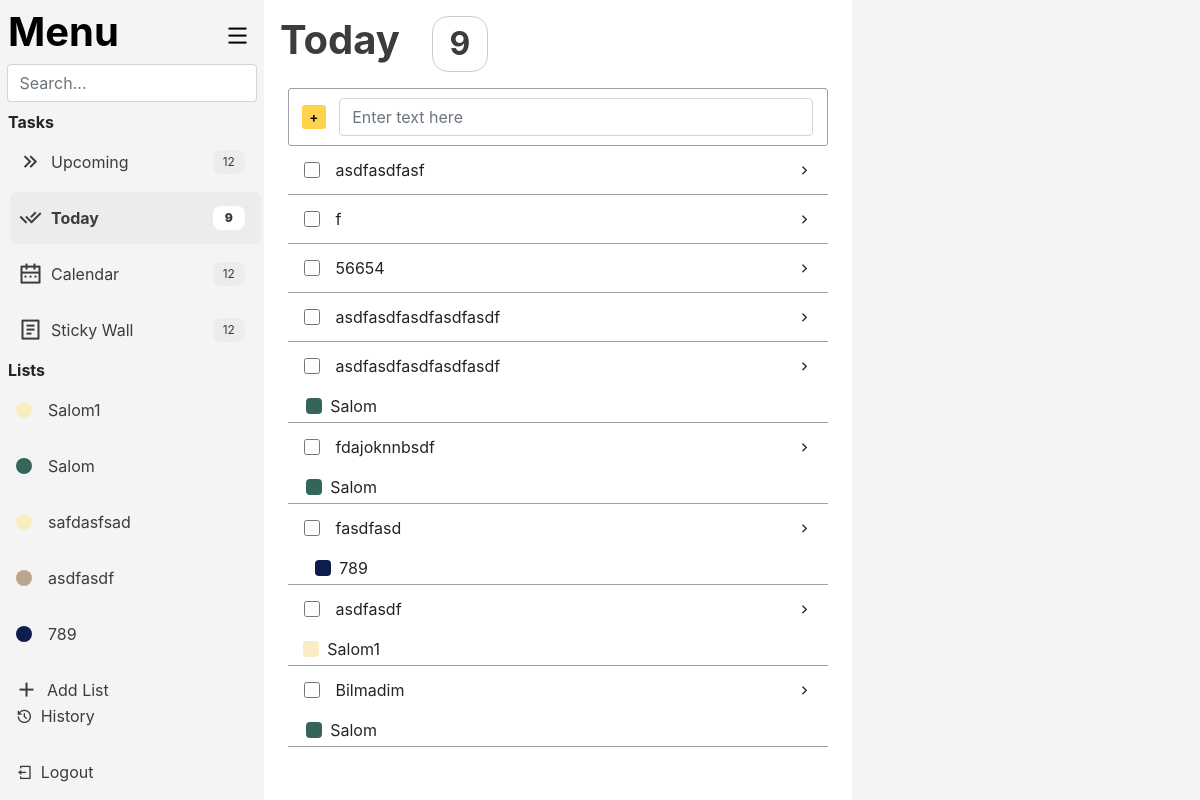
Page /noter/ (signed in) on the committed database.
### noter/models.py (models this page shows, shortened)
class List(models.Model):
    name = models.CharField(max_length=15)
    color = models.CharField(max_length=15, default='default')
    user = models.ForeignKey(CustomUser, on_delete=models.CASCADE, related_name='lists', default=1)

class Note(models.Model):
    title = models.CharField(max_length=100, null=False, blank=False)
    description = models.TextField(blank=True, default=None, null=True)
    status = models.BooleanField(default=False)
    created_at = models.CharField(max_length=20)
    start_at = models.DateField(null=True, blank=True)
    end_at = models.DateField(null=True, blank=True)
    deadline = models.DateField(null=True, blank=True)
    list = models.ForeignKey(List, on_delete=models.CASCADE, related_name='notes', null=True, blank=True)
    user = models.ForeignKey(CustomUser, on_delete=models.CASCADE, default=1)

### noter/views.py (the view)
# urls.py: path('', views.Home, name='home'),
@login_required
def Home(request):
    ulists = List.objects.filter(user = request.user)
    lists = []
    list_id = 0
    for list in ulists:
        if list.name != "Today":
            lists.append(list)
        if list.name == "Today":
            list_id = list.id
    unotes = Note.objects.filter(user = request.user)
    notes = []
    today = date.today()
    for note in unotes:
        if note.end_at <= today and note.status == False:
            if note.end_at:
                note.end_at = note.end_at.strftime('%Y-%m-%dT%H:%M')
            if note.start_at:
                note.start_at = note.start_at.strftime('%Y-%m-%dT%H:%M')
            if note.deadline:
                note.deadline = note.deadline.strftime('%Y-%m-%dT%H:%M')
            notes.append(note)
    return render(request, 'noter/home.html', {'lists': lists, 'number_of_notes':len(notes), 'notes':notes, 'list_id': list_id, 'today': today, 'none': None})

### noter/templates/noter/home.html (shortened to what this page needs)
{% extends 'noter/base.html' %}
{% block css %}
    {% load static %}
    <link rel="stylesheet" href="{% static 'noter/css/home.css' %}">
    <link href="https://cdn.jsdelivr.net/npm/remixicon@4.5.0/fonts/remixicon.css" rel="stylesheet"/>
    <link href="https://cdn.jsdelivr.net/npm/bootstrap@4.6.2/dist/css/bootstrap.min.css" rel="stylesheet">
{% endblock %}
{% block content %}
    <div class="main">
        <div class="menu">
            <div class="menu_header">
                <div class="menu_header_header">
                    <a href="{% url 'noter:home' %}" style="text-decoration: none; color: #000000;">
                        <h1><b>Menu</b></h1>
                    </a>
                    <button onclick="toggle()" style="border:none; background-color: transparent;">
                        <i class="ri-menu-line"></i>
                    </button>
                </div>
                <div class="menu_header_header_input">
                    <input type="search" class="form-control" placeholder="Search..." aria-label="Search">
                </div>
            </div>
            <div class="menu_tasks">
                <div class="menu_tasks_header">
                    <b>Tasks</b>
                </div>
                <div class="menu_tasks_buttons">
                    <a class="task_button" href="{% url 'noter:upcoming' %}">
                        <i class="ri-arrow-right-double-line task_button_text"></i>
                        <div class="task_button_text">Upcoming</div>
                        <div class="task_button_number_parent">
                            <div class="task_button_number">12</div>
                        </div>
                    </a>
                    <a class="task_button ticked" href="{% url 'noter:home' %}">
                        <i class="ri-check-double-line task_button_text"></i>
                        <div class="task_button_text">Today</div>
                        <div class="task_button_number_parent">
                            <div class="task_button_number">
                                <b>{{ number_of_notes }}</b>
                            </div>
                        </div>
                    </a>
                    <a class="task_button" href="{% url 'noter:calendar' %}">
                        <i class="ri-calendar-2-line task_button_text"></i>
                        <div class="task_button_text">Calendar</div>
                        <div class="task_button_number_parent">
                            <div class="task_button_number">12</div>
                        </div>
                    </a>
                    <a class="task_button" href="{% url 'noter:sticky-wall' %}">
                        <i class="ri-file-list-2-line task_button_text"></i>
                        <div class="task_button_text">Sticky Wall</div>
                        <div class="task_button_number_parent">
                            <div class="task_button_number">12</div>
                        </div>
                    </a>
                </div>
            </div>
            <div class="menu_lists">
                <div class="menu_tasks_header">
                    <b>Lists</b>
                </div>
                <div class="menu_tasks_buttons">
                    <div class="menu_list_button_overflow">
                        {% for list in lists %}
                        <a class="menu_list_button " href="{% url 'noter:lists' list.id %}">
                            <div class="bg-{{list.color}} i"></div>
                            <div class="list_href_text">{{list.name}}</div>
                        </a>
                        {% endfor %}
                    </div>
                    <button class="menu_list_button_fteroo" onclick="add_list_div()">
                        <i class="ri-add-line" style="margin: 1vh 1vh;"></i>
                        <div class="menu_list_button_text">Add List</div>
                    </button>
                </div>
            </div>
            <div class="menu_footer">
                <a class="menu_footer_logout" href="{% url 'noter:history' %}">
                    <i class="ri-history-line"></i>History
                </a>
                <a class="menu_footer_logout" href="{% url 'users:logout' %}">
                    <i class="ri-logout-box-line"></i>Logout
                </a>
            </div>
        </div>
        <div class="list">
            <div class="list_text">
                <h1><b>Today</b></h1>
                <div class="list_text_number">
                    <b>{{ number_of_notes }}</b>
                </div>
            </div>
            <div class="list_main">
                <div class="list_main_notes">
                    <div class="list_main_add">
                        <form action="{% url 'noter:create-note' %}" method="post" style="display: flex; width: 100%;">
                            <div class="list_main_add_button">
                                <input type="button" value="+" class="list_main_add_button_button" onclick="add_note_div()">
                            </div>
                            <div class="list_main_add_input">
                                <input type="text" class="form-control" placeholder="Enter text here" name="title_input">
                            </div>
                        </form>
                    </div>
                    {% for note in notes %}
                        <div class="click_form_div" data-id="{{ note.id }}">
                            <form action="{% url 'noter:do' note.id 0 %}" method="post" class="list_main_note_form">
                                <div class="list_main_note">
                                    <div class="list_main_note_top">
                                        <div class="list_main_note_checkbox">
                                            <input type="checkbox" id="do_note" onchange="this.form.submit()">
                                        </div>
                                        <div class="list_main_note_text">
                                            {{note.title}}
                                        </div>
                                        <div class="list_main_note_i">
                                            <i class="ri-arrow-right-s-line"></i>
                                        </div>
                                    </div>
                                    <div class="list_main_note_bottom">
                                        {% if note.list != None %}
                                        <div class="list_main_note_bottom_list">
                                            <div class="bg-{{note.list.color}} p"></div>
                                            {{note.list.name}}
                                        </div>
                                        {% endif %}
                                    </div>
                                </div>
                            </form>
                        </div>
                    {% endfor %}
                </div>
            </div>
        </div>
        <div class="properties">
        </div>
    </div>
{% endblock %}

### rows in the picture
List: name "Salom1"
List: name "Salom"
List: name "safdasfsad"
List: name "asdfasdf"
List: name "789"
Note: title "asdfasdfasf"
Note: title "f"
Note: title "56654"
Note: title "asdfasdfasdfasdfasdf"
Note: title "asdfasdfasdfasdfasdf", list.name "Salom"
Note: title "fdajoknnbsdf", list.name "Salom"
Note: title "fasdfasd", list.name "789"
Note: title "asdfasdf", list.name "Salom1"
Note: title "Bilmadim", list.name "Salom"

### other values in the picture
{{ number_of_notes }} "9"
